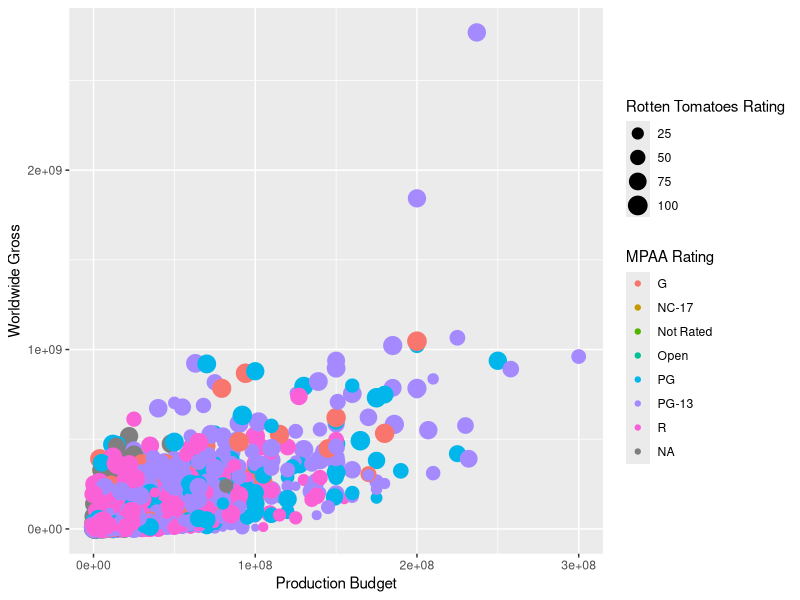

Source code (R):
library(tidyverse)

df <- read_csv("data/movies.csv")
ggplot(df) +
  geom_point(aes(
    x = `Production Budget`, y = `Worldwide Gross`,
    color = `MPAA Rating`, size = `Rotten Tomatoes Rating`
  ))
